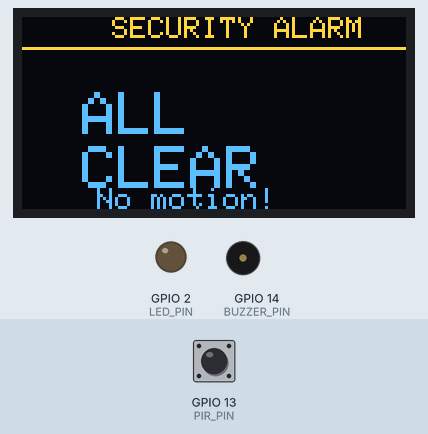
This sketch was run on a simulated ESP32. On the bench: 128×64 one-colour display, output pins drawn as LEDs (lit = HIGH), buzzer (waves = sounding). The inputs (shaded band) are chosen by the test bench; at power-on: GPIO 13 (PIR_PIN) HIGH. The OLED is the two-colour kind (top 16 rows yellow).

Above: at 4.2 s.
4.3 s: GPIO 13 (PIR_PIN) pulsed LOW 2 times (0.12 s each, 0.3 s apart)
At 5.02 s:
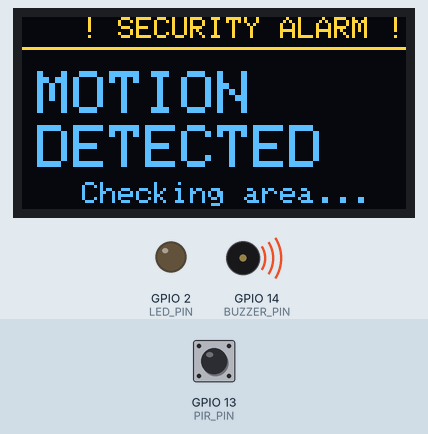
At 6.53 s:
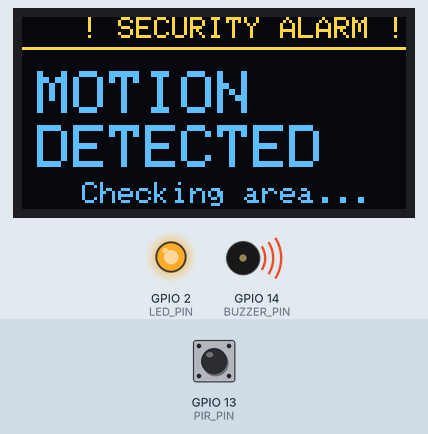
Timing chart, 0 to 9.3 s (numbered marks = the images above; inputs shaded):
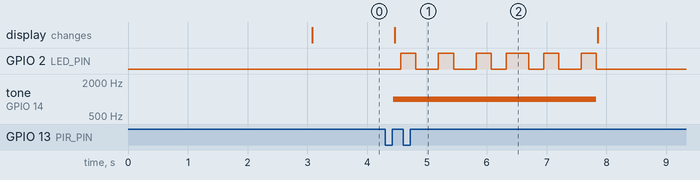

The sketch:

ESP32_PIR_Security_Alarm.ino
```cpp
#include <Wire.h>
#include <Adafruit_GFX.h>
#include <Adafruit_SSD1306.h>

#define SCREEN_WIDTH 128
#define SCREEN_HEIGHT 64
#define OLED_RESET -1
#define SCREEN_ADDRESS 0x3C

#define PIR_PIN 13
#define BUZZER_PIN 14
#define LED_PIN 2

Adafruit_SSD1306 display(SCREEN_WIDTH, SCREEN_HEIGHT, &Wire, OLED_RESET);

bool motionDetected = false;
unsigned long lastMotionTime = 0;
#define ALERT_DURATION 3000  // alert stays on for 5 seconds

void IRAM_ATTR onMotion() {
  motionDetected = true;
  lastMotionTime = millis();
}

void setup() {
  Serial.begin(115200);
  Wire.begin(21, 22);

  pinMode(PIR_PIN, INPUT);
  pinMode(BUZZER_PIN, OUTPUT);
  pinMode(LED_PIN, OUTPUT);

  // Attach interrupt on PIR pin
  attachInterrupt(digitalPinToInterrupt(PIR_PIN), onMotion, RISING);

  display.begin(SSD1306_SWITCHCAPVCC, SCREEN_ADDRESS);
  display.clearDisplay();

  // Boot screen
  display.setTextColor(SSD1306_WHITE);
  display.setTextSize(1);
  display.setCursor(25, 20);
  display.println("Security Alarm");
  display.setCursor(30, 35);
  display.println("Initializing...");
  display.display();
  delay(3000);  // give PIR time to calibrate
}

void loop() {
  unsigned long now = millis();

  // Check if alert duration has passed
  if (motionDetected && (now - lastMotionTime > ALERT_DURATION)) {
    motionDetected = false;
    noTone(BUZZER_PIN);
    digitalWrite(LED_PIN, LOW);
  }

  display.clearDisplay();
  display.setTextColor(SSD1306_WHITE);

  if (motionDetected) {
    // Flash LED
    digitalWrite(LED_PIN, (now / 300) % 2);

    // Beep buzzer
    tone(BUZZER_PIN, 1000);

    // OLED alert
    display.setTextSize(1);
    display.setCursor(20, 0);
    display.println("! SECURITY ALARM !");
    display.drawLine(0, 10, 127, 10, SSD1306_WHITE);

    display.setTextSize(2);
    display.setCursor(5, 18);
    display.println("MOTION");
    display.setCursor(5, 36);
    display.println("DETECTED");

    display.setTextSize(1);
    display.setCursor(20, 55);
    display.println("Checking area...");

  } else {
    noTone(BUZZER_PIN);
    digitalWrite(LED_PIN, LOW);

    // OLED clear
    display.setTextSize(1);
    display.setCursor(30, 0);
    display.println("SECURITY ALARM");
    display.drawLine(0, 10, 127, 10, SSD1306_WHITE);

    display.setTextSize(2);
    display.setCursor(20, 25);
    display.println("ALL");
    display.setCursor(20, 43);
    display.println("CLEAR");

    display.setTextSize(1);
    display.setCursor(25, 57);
    display.println("No motion!");
  }

  display.display();
  delay(100);
}
```

Measured:
- after the input at 4.3 s, GPIO 2 (LED_PIN): LOW → HIGH after 0.26 s, → LOW 0.25 s later, → HIGH 0.38 s later, → LOW 0.25 s later, … (12 changes in this stretch); tone on GPIO 14 (BUZZER_PIN): silent → 1000 Hz after 0.14 s, → silent 3.4 s later; the display: changes after 0.16 s (image 1)
